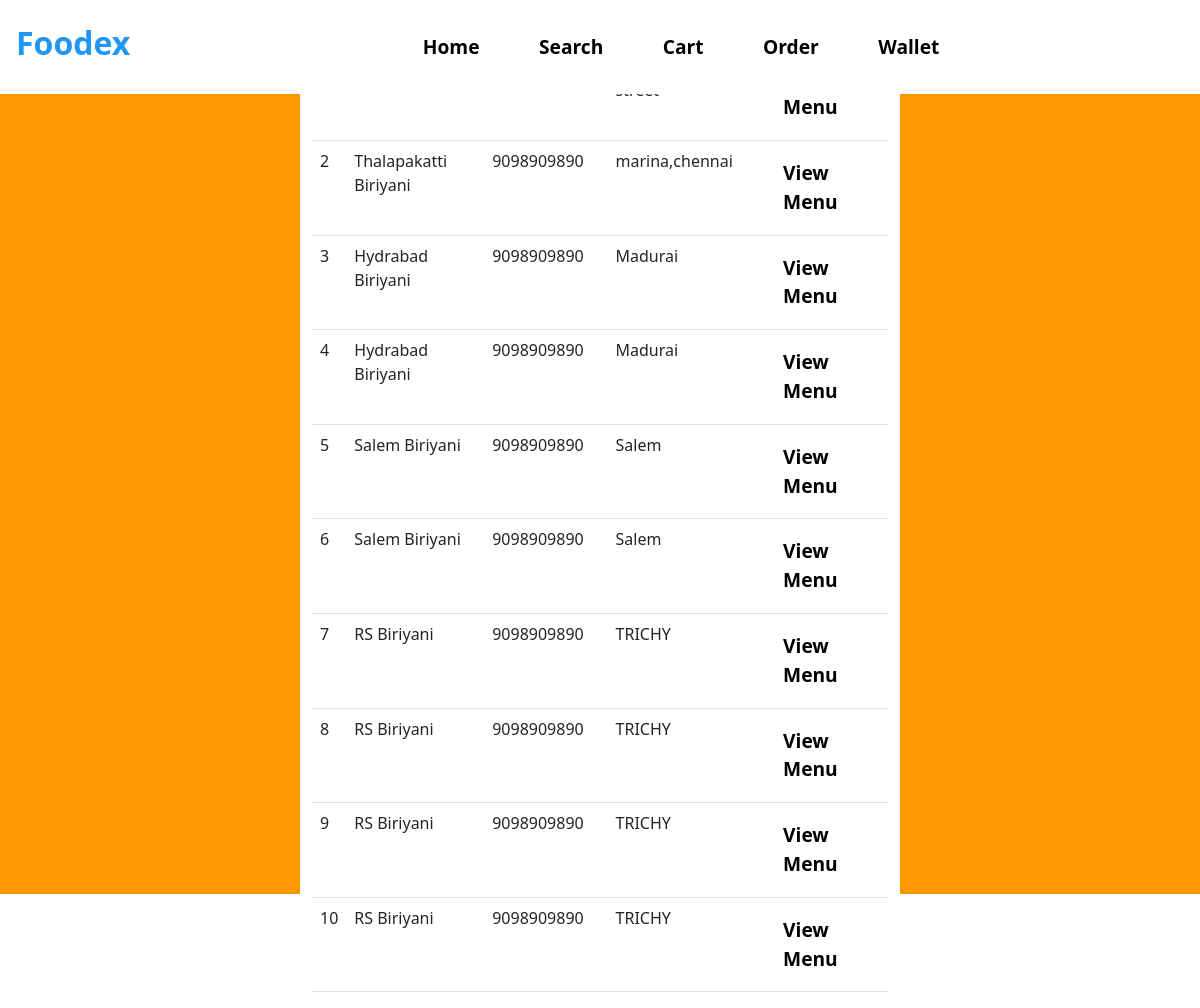
/View-Resturant, run on an earlier commit of the app's database.
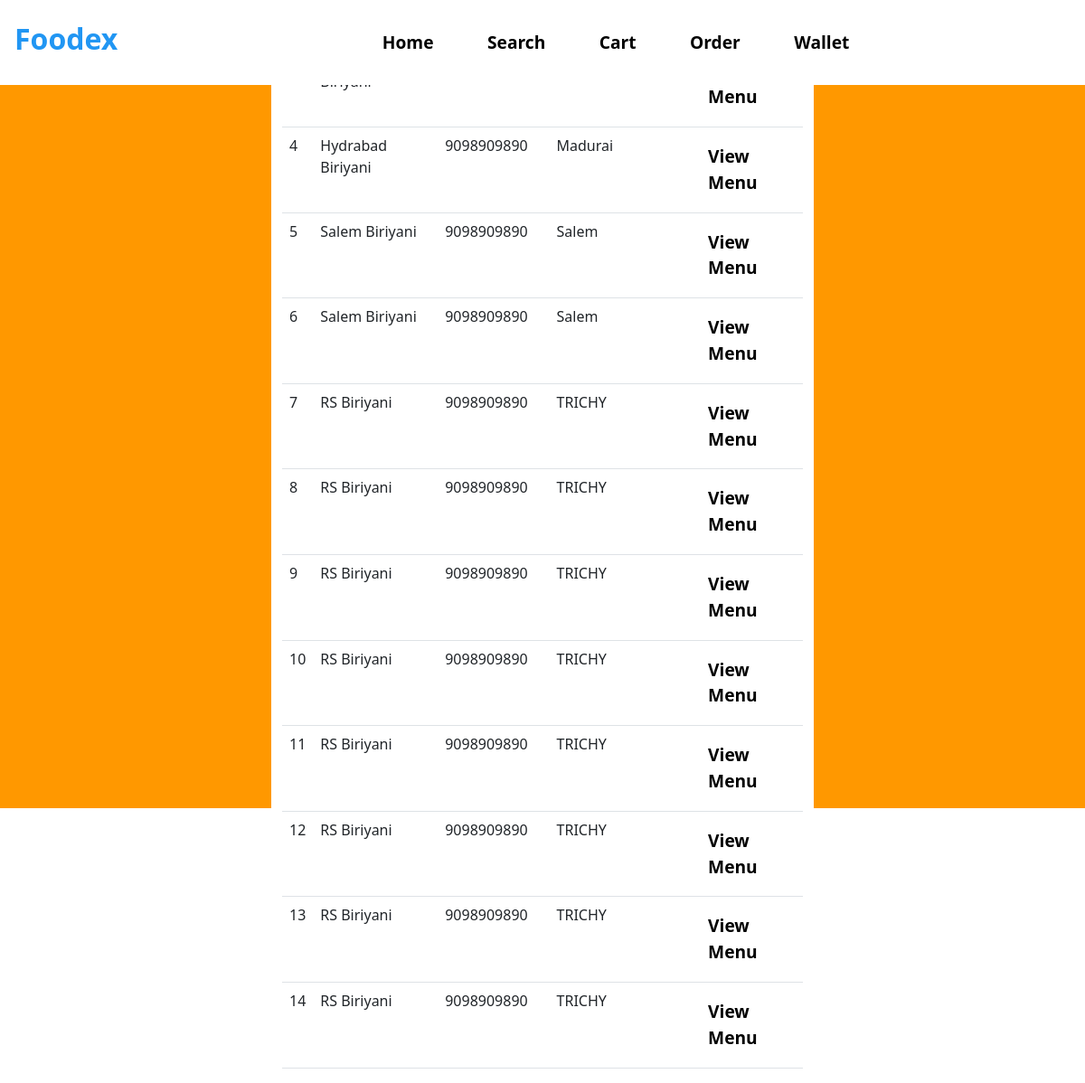
And on a later commit of the database.
### tables this page shows
CREATE TABLE RESTAURANT(
                        RESTAURANT_ID INTEGER PRIMARY KEY AUTOINCREMENT,
                        NAME_OF_RESTAURANT TEXT,
                        RESTAURANT_PASSWORD TEXT,
                        ADDRESS TEXT,
                        MOBILE_NO INTEGER,
                        RESTAURANT_PIN TEXT,
                        RESTAURANT_WALLET_BALANCE INTEGER
                       );

### app.py (the view)
@app.route("/View-Resturant")
def User_View_Resturant():
    cursor = connection.cursor()
    count = cursor.execute("select * from RESTAURANT")
    result = cursor.fetchall()
    return render_template("View_Resturant.html", Resturant=result)

### templates/View_Resturant.html (shortened to what this page needs)
<!DOCTYPE html>
<html lang="en">
<head>
    <link href="https://cdn.jsdelivr.net/npm/bootstrap@5.1.3/dist/css/bootstrap.min.css" rel="stylesheet">
    <link rel= "stylesheet" type= "text/css" href= "{{ url_for('static',filename='Styles.css') }}">
</head>
<body>
<nav class="navbar navbar-expand-lg bg-white">
  <h3 class="navbar-brand Logo" style="color:#2196f3;font-size: 2rem;"href="#">Foodex</h3>
    <div class="container">
  <div class="collapse navbar-collapse" id="navbarSupportedContent">
    <ul class="navbar-nav mr-auto nav-links">
        <li class="nav-item">
        <a class="nav-link nav-link-btn" href="/User-Dashboard">Home</a>
      </li>
      <li class="nav-item">
        <a class="nav-link nav-link-btn" href="/View-Resturant">Search</a>
      </li>
      <li class="nav-item">
        <a class="nav-link nav-link-btn" href="/User-cart">Cart</a>
      </li>
        <li class="nav-item">
        <a class="nav-link nav-link-btn" href="/User-order">Order</a>
      </li>
        <li class="nav-item">
        <a class="nav-link nav-link-btn" href="/User-Wallet">Wallet</a>
      </li>
    </ul>
  </div>
     </div>
</nav>
  <div class="ToCenter" style="background:#ff9800;">
  <div class="container">
        <div class="row">
            <div class="col">
                <table class="table">
                    <thead>
                      <tr>
                        <th scope="col">Id</th>
                        <th scope="col">Name</th>
                        <th scope="col">Mobile Number</th>
                        <th scope="col">Address</th>
                      </tr>
                    </thead>
                    <tbody>
                      {% for i in Resturant %}
                      <tr>
                        <td>{{i[0]}}</td>
                        <td>{{i[1]}}</td>
                          <td>{{i[4]}}</td>
                          <td>{{i[3]}}</td>
                            <td> <a class="nav-link nav-link-btn" href="/View-Resturant-menu?id={{i[0]}}"> View Menu</a> </td>
                      </tr>
                      {% endfor %}
                    </tbody>
                  </table>
            </div>
        </div>
    </div>
    </div>
</body>
</html>

What changed in the data, as far as the page shows it:
no longer on this page (row unchanged): RESTAURANT: RESTAURANT_ID "2", NAME_OF_RESTAURANT "Thalapakatti Biriyani", MOBILE_NO "9098909890", ADDRESS "marina,chennai"
no longer on this page (row unchanged): RESTAURANT: RESTAURANT_ID "3", NAME_OF_RESTAURANT "Hydrabad Biriyani", MOBILE_NO "9098909890", ADDRESS "Madurai"
added RESTAURANT: RESTAURANT_ID "11", NAME_OF_RESTAURANT "RS Biriyani", MOBILE_NO "9098909890", ADDRESS "TRICHY"
added RESTAURANT: RESTAURANT_ID "12", NAME_OF_RESTAURANT "RS Biriyani", MOBILE_NO "9098909890", ADDRESS "TRICHY"
added RESTAURANT: RESTAURANT_ID "13", NAME_OF_RESTAURANT "RS Biriyani", MOBILE_NO "9098909890", ADDRESS "TRICHY"
added RESTAURANT: RESTAURANT_ID "14", NAME_OF_RESTAURANT "RS Biriyani", MOBILE_NO "9098909890", ADDRESS "TRICHY"
